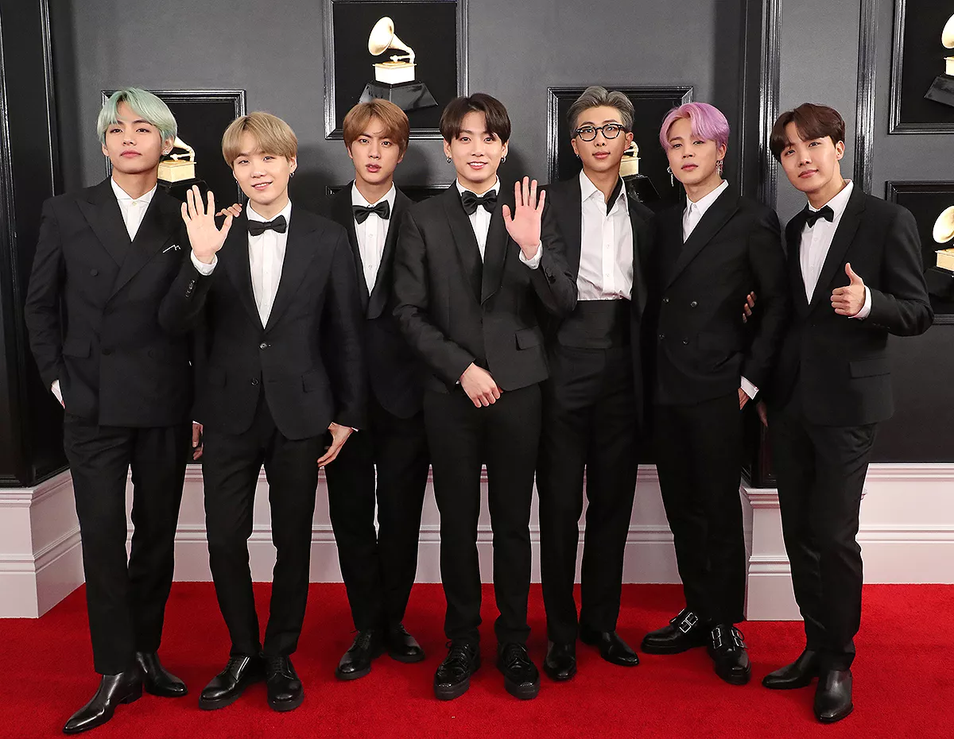
#> input picture Intro_to_python/OpenCV/bts.png, 954 x 739 px, shrunk from 1200 x 930 before the run, found by its file name
$ python face_detection.py
#> lines starting #> are read from the running program, lines starting #| are printed output that depends on the picture; after the words box and inside, x2 and y2 are one past the last pixel; in counts of white or black regions, pixels touching at a corner belong together
import cv2
import matplotlib.pyplot as plt

# Load the pre-trained Haar Cascade classifier for face detection
face_cascade = cv2.CascadeClassifier(cv2.data.haarcascades + 'haarcascade_frontalface_default.xml')

# Load the image
image_path = 'bts.png'
image = cv2.imread(image_path)
#> image is the input picture: shape (739, 954, 3); mean B, G, R 53.3, 53.5, 78.6

# Convert the image to grayscale
gray = cv2.cvtColor(image, cv2.COLOR_BGR2GRAY)
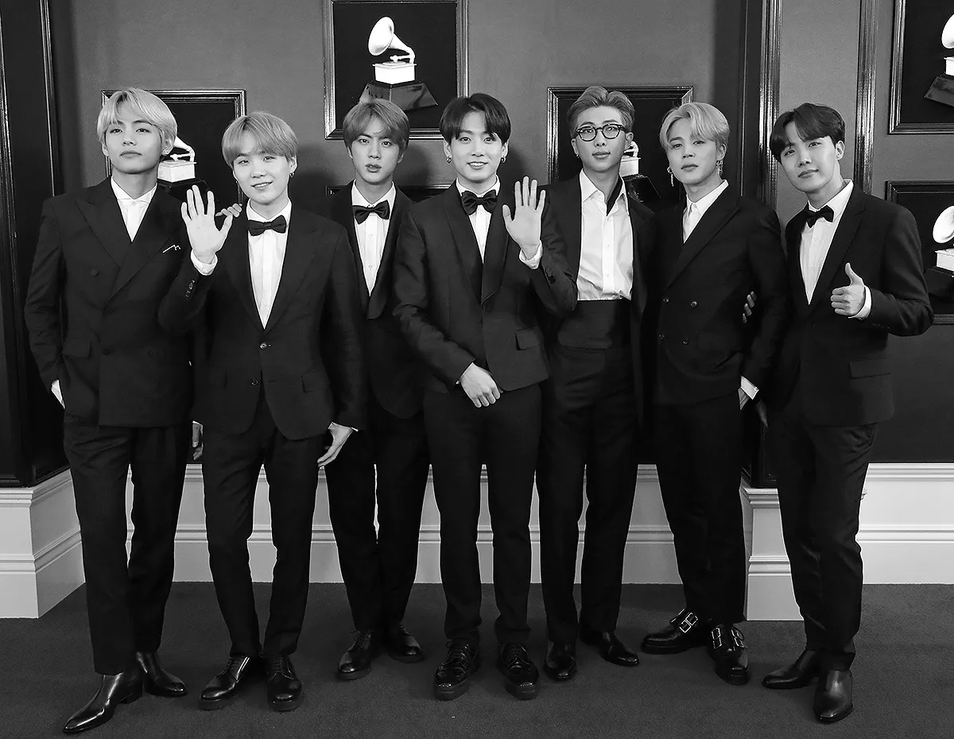
#> gray: shape (739, 954); min 0, max 255, mean 60.9

# Detect faces in the grayscale image
faces = face_cascade.detectMultiScale(gray, scaleFactor=1.1, minNeighbors=5, minSize=(30, 30))
#> faces = [[341, 117, 66, 66], [564, 102, 71, 71], [445, 114, 65, 65], [655, 117, 66, 66], [224, 132, 68, 68], [90, 99, 77, 77], [786, 117, 72, 72]]

# Draw rectangles around the detected faces
for (x, y, w, h) in faces:
    cv2.rectangle(image, (x, y), (x + w, y + h), (0, 0, 255), 2)  # Red color in BGR
#> this loop made 7 passes
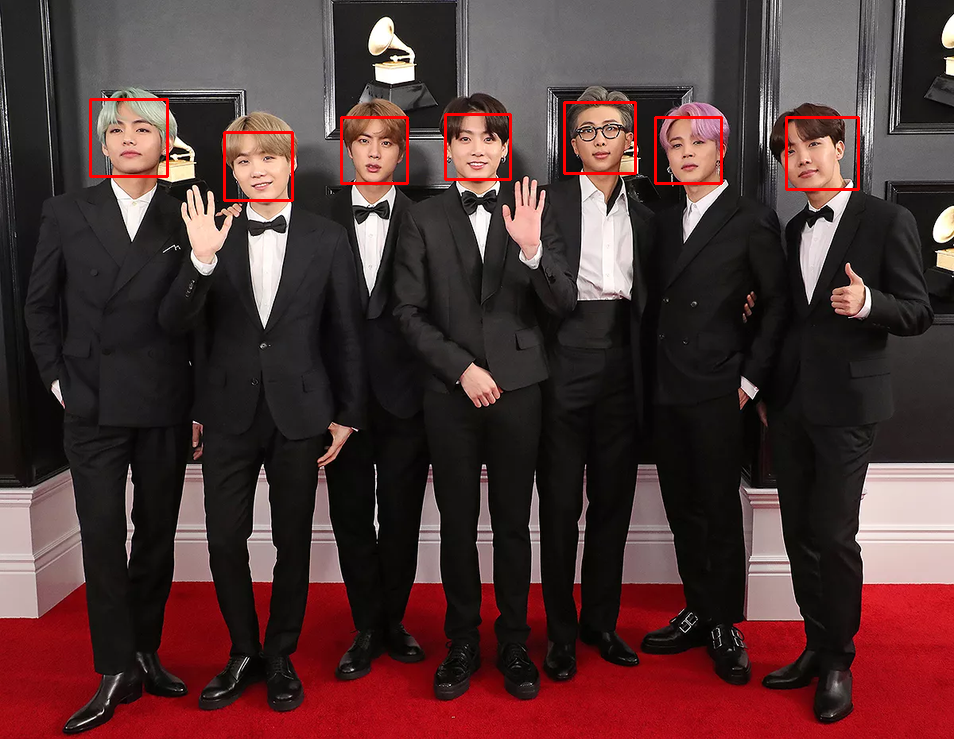
#> image: shape (739, 954, 3); 0.82% of pixels changed, all inside (x1, y1, x2, y2) = (89, 98, 860, 202)

# Convert the image with rectangles from BGR to RGB for displaying with matplotlib
image_rgb = cv2.cvtColor(image, cv2.COLOR_BGR2RGB)

# Display the resulting image using matplotlib
plt.imshow(image_rgb)
plt.title('Face Detection')
plt.axis('off')
plt.show()

# Optionally, save the result
output_path = 'bts_detected_faces.jpg'
cv2.imwrite(output_path, image)
